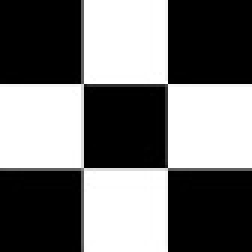
#> input picture image_enhancement/square.jpeg, 84 x 84 px (shown 3 times larger); the run also reads 1 picture not shown here
$ python cu.py
#> lines starting #> are read from the running program, lines starting #| are printed output that depends on the picture

import os
import cv2
import numpy as np
import matplotlib.pyplot as plt
import sys


img = cv2.imread("square.jpeg", 0)
#> img is the input picture: shape (84, 84); min 0, max 255, mean 114.8
img_fuzzy = cv2.imread("checkerboard_fuzzy_18x18.jpg", 0)

print ("Image size is: ", img.shape)
#| Image size is:  (84, 84)
print("Data ype of image is ", img.dtype)
#| Data ype of image is  uint8

plt.imshow(img)

#o matplotlib utiliza um color map proprio para representar a imagem nao o grayscale entao temos que passar esse mapa pra ele
plt.imshow(img, cmap= 'gray')
plt.show()
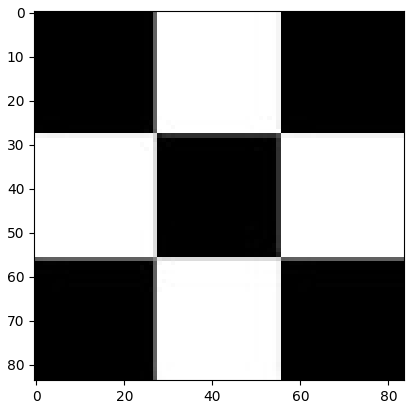
#> figure drawn by matplotlib, 1 panel
plt.imshow(img_fuzzy, cmap = 'gray')
plt.show()
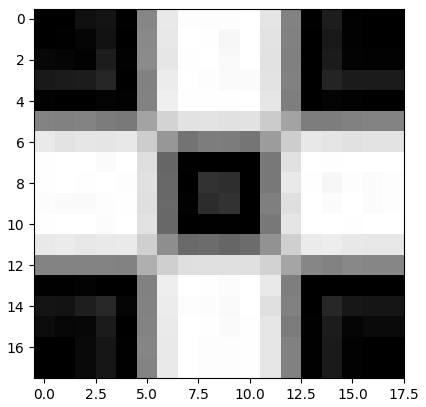
#> figure drawn by matplotlib, 1 panel
